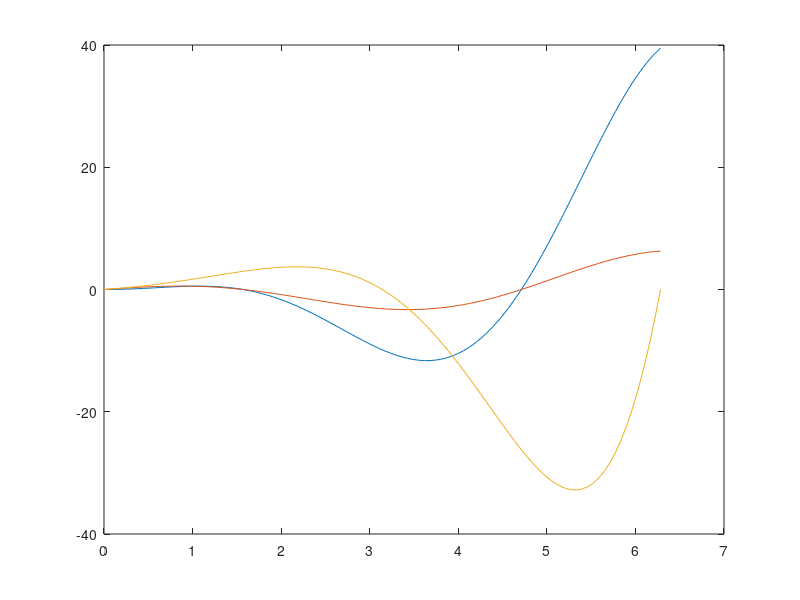

MATLAB code to generate this figure:
clc 
clear all
close all
x=linspace(0,2*pi,100)
y=(x.^2).*cos(x);
g=x.*cos(x);
f=(2.^x).*sin(x);
plot(x,y,x,g,x,f)
